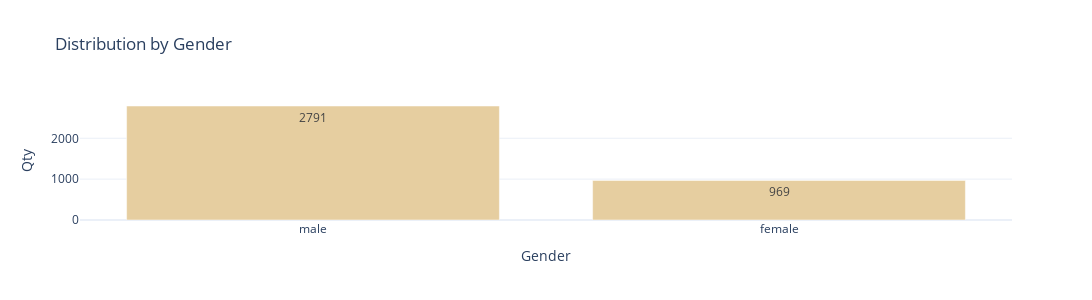

Notebook source saved alongside this figure:
### Code cell
bar_chart(df=gender_gr, xaxis="Gender", yaxis="Qty", title="Distribution by Gender")

### Figure 1 — Plotly figure (JSON) as saved in the notebook; plotly's stock layout.template omitted (floating-point values rounded to 4 significant figures)
{"data": [{"alignmentgroup": "True", "hovertemplate": "Gender=%{x}<br>Qty=%{y}<extra></extra>", "legendgroup": "", "marker": {"color": "#e6cea0", "pattern": {"shape": ""}}, "name": "", "offsetgroup": "", "orientation": "v", "showlegend": false, "textposition": "auto", "texttemplate": "%{y}", "type": "bar", "x": ["male", "female"], "xaxis": "x", "y": [2791, 969], "yaxis": "y"}], "layout": {"barmode": "relative", "height": 300, "legend": {"tracegroupgap": 0}, "title": {"text": "Distribution by Gender"}, "width": 1200, "xaxis": {"anchor": "y", "domain": [0, 1], "title": {"text": "Gender"}}, "yaxis": {"anchor": "x", "domain": [0, 1], "title": {"text": "Qty"}}}}
